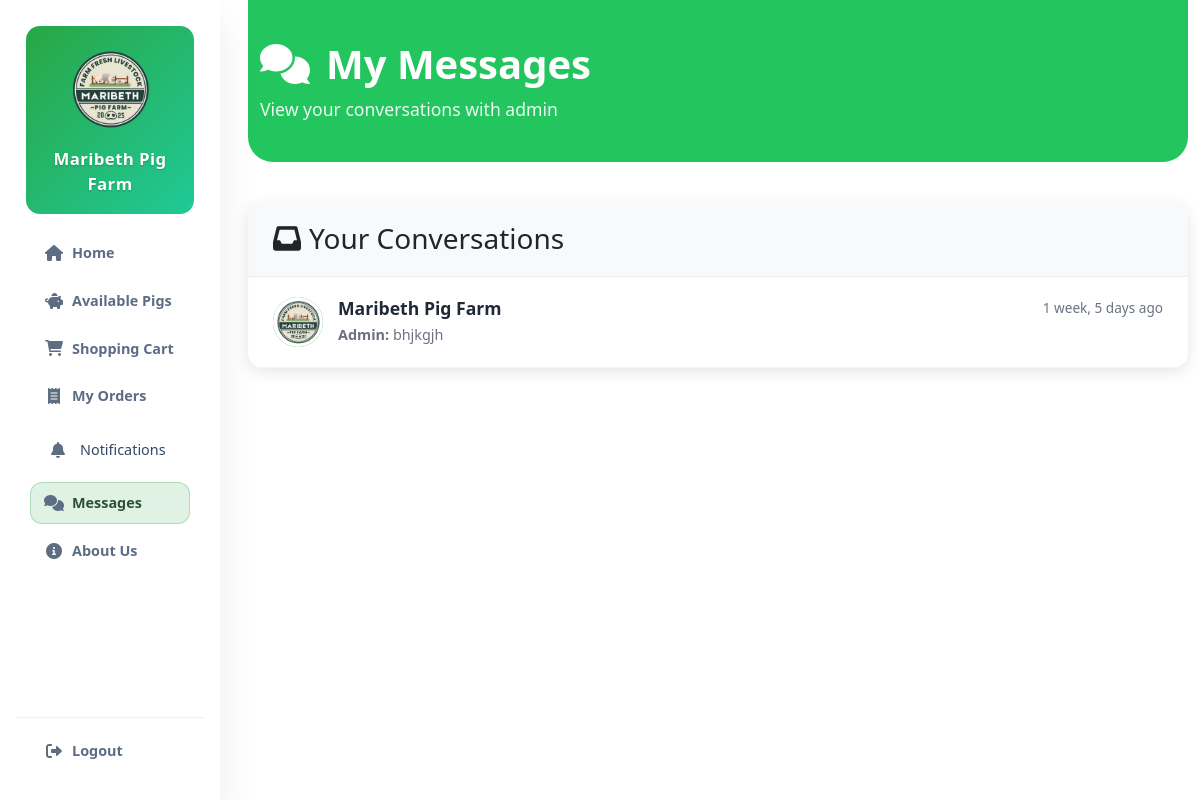
Screenshot of /my-messages/ (signed in) with the database file from the repository.
### myapp/models.py (models this page shows, shortened)
class Conversation(models.Model):
    user = models.ForeignKey(User, on_delete=models.CASCADE, related_name='conversations')
    subject = models.CharField(max_length=100, default='General Inquiry')
    created_at = models.DateTimeField(auto_now_add=True)
    updated_at = models.DateTimeField(auto_now=True)
    is_active = models.BooleanField(default=True)
    class Meta:
        ordering = ['-updated_at']
    def get_latest_message(self):
        return self.messages.first()
    def get_unread_admin_replies(self):
        return self.messages.filter(is_read=False, sender='admin').count()

class Message(models.Model):
    SENDER_CHOICES = [
        ('customer', 'Customer'),
        ('admin', 'Admin'),
    ]
    conversation = models.ForeignKey(Conversation, on_delete=models.CASCADE, related_name='messages', null=True, blank=True)
    sender = models.CharField(max_length=10, choices=SENDER_CHOICES, default='customer')
    message = models.TextField()
    is_read = models.BooleanField(default=False)
    delivered_at = models.DateTimeField(null=True, blank=True)
    read_at = models.DateTimeField(null=True, blank=True)
    created_at = models.DateTimeField(auto_now_add=True)
    class Meta:
        ordering = ['-created_at']

### myapp/views.py (the view)
# urls.py: path('my-messages/', views.my_messages, name='my_messages'),
@login_required
def my_messages(request):
    from .models import Conversation
    user_conversations = Conversation.objects.filter(
        user=request.user,
        is_active=True
    ).order_by('-updated_at')
    return render(request, 'myapp/my_messages.html', {'conversations': user_conversations})

### myapp/context_processors.py (called while the page is built)
def cart_count(request):
    if request.user.is_authenticated:
        count = Cart.objects.filter(user=request.user).count()
        return {'cart_count': count}
    return {'cart_count': 0}

### templates/myapp/my_messages.html (shortened to what this page needs)
{% extends 'base.html' %}
{% load static %}
{% block content %}
<div class="container-fluid">
    <div class="page-header">
        <div class="container-fluid">
            <h1 class="page-title">
                <i class="fas fa-comments me-3"></i>My Messages
            </h1>
            <p class="mb-0 mt-2" style="opacity: 0.9; font-size: 1.1rem;">View your conversations with admin</p>
        </div>
    </div>
    <div class="conversations-container">
        <div class="conversations-header">
            <h3 class="mb-0">
                <i class="fas fa-inbox me-2"></i>Your Conversations
            </h3>
        </div>
        <div class="conversations-list">
            {% if conversations %}
                {% for conversation in conversations %}
                <a href="{% url 'customer_conversation' conversation.id %}" class="conversation-item {% if conversation.get_unread_admin_replies > 0 %}has-unread{% endif %}">
                    <div class="admin-avatar" style="position: relative;">
                        <div style="width: 100%; height: 100%; border-radius: 50%; background: white; display: flex; align-items: center; justify-content: center; overflow: hidden;">
                            <img src="{% static 'images/maribeth-logo.png' %}" alt="Maribeth Pig Farm" style="width: 100%; height: 100%; object-fit: contain;">
                        </div>
                    </div>
                    <div class="conversation-content">
                        <div class="conversation-header">
                            <h5 class="conversation-subject">Maribeth Pig Farm</h5>
                            <span class="conversation-time">
                                {% if conversation.get_latest_message %}
                                    {{ conversation.get_latest_message.created_at|timesince }} ago
                                {% else %}
                                    {{ conversation.created_at|timesince }} ago
                                {% endif %}
                            </span>
                        </div>
                        <p class="last-message">
                            {% if conversation.get_latest_message %}
                                {% if conversation.get_latest_message.sender == 'admin' %}
                                    <strong>Admin:</strong> {{ conversation.get_latest_message.message|truncatechars:60 }}
                                {% else %}
                                    <strong>You:</strong> {{ conversation.get_latest_message.message|truncatechars:60 }}
                                {% endif %}
                            {% else %}
                                No messages yet
                            {% endif %}
                        </p>
                    </div>
                </a>
                {% endfor %}
            {% endif %}
        </div>
    </div>
</div>
{% endblock %}

### templates/base.html (style rules this page uses)
html, body { margin: 0; padding: 0; min-height: 100%; width: 100%; overflow-x: hidden; overflow-y: auto; }
body { min-height: 100vh; width: 100%; overflow-x: hidden; overflow-y: auto; }

### templates/myapp/my_messages.html (style rules this page uses)
.page-header { background: #22c55e; color: white; padding: 40px 0; margin: -20px -20px 40px -20px; border-radius: 0 0 25px 25px; }
.page-title { font-size: 2.5rem; font-weight: 700; margin: 0; }
.conversations-container { background: white; border-radius: 15px; box-shadow: 0 4px 15px rgba(0, 0, 0, 0.1); overflow: hidden; margin: 0 -20px; }
.conversations-header { background: #f8f9fa; padding: 20px 25px; border-bottom: 1px solid #e9ecef; display: flex; justify-content: space-between; align-items: center; }
.conversation-item { padding: 20px 25px; border-bottom: 1px solid #f1f3f4; cursor: pointer; transition: all 0.3s ease; display: flex; align-items: center; text-decoration: none; color: inherit; }
.admin-avatar { width: 50px; height: 50px; border-radius: 50%; background: linear-gradient(135deg, #22c55e 0%, #16a34a 100%); display: flex; align-items: center; justify-content: center; color: white; font-weight: 600; font-size: 1.2rem; margin-right: 15px; flex-shrink: 0; }
.conversation-content { flex: 1; min-width: 0; }
.conversation-header { display: flex; justify-content: space-between; align-items: center; margin-bottom: 5px; }
.conversation-subject { font-weight: 600; font-size: 1.1rem; color: #1f2937; margin: 0; }
.conversation-time { font-size: 0.85rem; color: #6b7280; }
.last-message { color: #6b7280; font-size: 0.9rem; overflow: hidden; text-overflow: ellipsis; white-space: nowrap; margin: 0; }

### rows the page displays
Conversation: get_latest_message.created_at "1 week, 5 days", get_latest_message.message "bhjkgjh"
